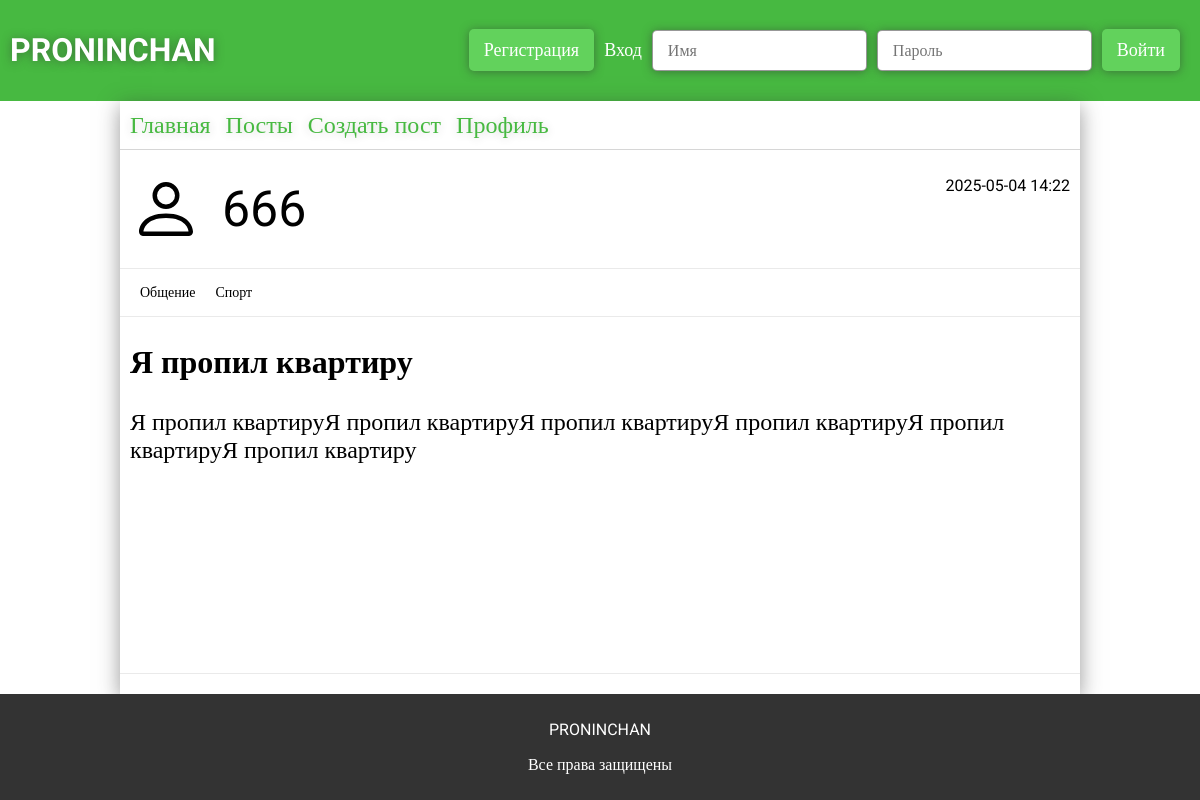
Page /post/7 on the committed database.
### app.py (models this page shows)
class Users(db.Model):
    __tablename__ = 'users'
    id = db.Column(db.Integer, primary_key=True)
    username = db.Column(db.String(32), unique=True, nullable=False)
    photo = db.Column(db.BLOB)
    email = db.Column(db.String(64), unique=True, nullable=False)
    password = db.Column(db.String(30), nullable=False)
    access = db.Column(db.String(64), nullable=False, default='user')

class ForumPosts(db.Model):
    __tablename__ = 'forum_posts'
    id = db.Column(db.Integer, primary_key=True)
    user_id = db.Column(db.Integer, db.ForeignKey('users.id'), nullable=False)
    theme = db.Column(db.String(124), nullable=False)
    text = db.Column(db.Text, nullable=False)
    section_id = db.Column(db.Integer, db.ForeignKey('forum_sections.id'), nullable=False)
    category_id = db.Column(db.Integer, db.ForeignKey('forum_categories.id'), nullable=False)
    created_at = db.Column(db.DateTime, default=datetime.now)
    user = db.relationship("Users", backref="posts")
    sections = db.relationship("ForumSections")
    categories = db.relationship("ForumCategory")

class ForumSections(db.Model):
    __tablename__ = 'forum_sections'
    id = db.Column(db.Integer, primary_key=True)
    section = db.Column(db.String(32), unique=True, nullable=False)
    category = db.relationship('ForumCategory', backref='section', lazy=True)
    posts = db.relationship('ForumPosts', backref='section', lazy=True)

class ForumCategory(db.Model):
    __tablename__ = 'forum_categories'
    id = db.Column(db.Integer, primary_key=True)
    category = db.Column(db.String(32), unique=True, nullable=False)
    section_id = db.Column(db.Integer, db.ForeignKey('forum_sections.id'), nullable=False)
    posts = db.relationship('ForumPosts', backref='category', lazy=True)

### app.py (the view)
@app.route('/post/<int:post>', methods=['GET','POST'])
def post(post):
    comments = ForumComments.query.filter_by(post_id=post).all()
    sections = ForumSections.query.all()
    category = ForumCategory.query.all()
    posts = ForumPosts.query.all()
    post = ForumPosts.query.get_or_404(post)
    return render_template('post.html', post=post, posts=posts, category=category, sections=sections, comments=comments)

### templates/post.html (shortened to what this page needs)
{% extends 'main.html' %}
{% block main %}
<link rel="stylesheet" href="{{url_for('static', filename='css/post.css')}}">
    <div class="post-created">
        <div>
            <img src="../static/img/person.svg" alt="" class="profile-img" />
            <p>{{post.user.username}}</p>
        </div>
        <p>{{post.created_at.strftime('%Y-%m-%d %H:%M')}}</p>
    </div>
    <div class="post-main">
        <div>
            <p>{{post.sections.section}}</p>
            <p>{{post.categories.category}}</p>
        </div>
        <h2>{{post.theme}}</h2>
        <p>{{post.text}}</p>
    </div>
    <div class="post-comments">
</div>
{% endblock %}

### static/css/base.css (style rules this page uses)
* { font-family: "Roboto"; }
body { margin: 0; padding: 0; display: flex; flex-direction: column; min-height: 100vh; }

### static/css/post.css (style rules this page uses)
.post-created { display: flex; justify-content: space-between; padding: 10px; border-bottom: 1px solid rgba(51, 51, 51, 0.1); }
.post-created div { display: flex; align-items: center; }
.post-created div img { width: 72px; }
.post-created div p { font-size: 50px; margin: 20px; }
.post-main { flex: 1; }
.post-main div { display: flex; border-bottom: 1px solid rgba(51, 51, 51, 0.1); padding: 10px; }
.post-main div p { font-size: 14px; margin: 5px 10px; }
.post-main h2 { margin-left: 10px; font-size: 32px; }
.post-main p { margin-left: 10px; font-size: 24px; }
.post-comments { border-top: 1px solid rgba(51, 51, 51, 0.1); padding: 10px; display: flex; }

### rows in the picture
Users: user.username "666"
ForumPosts: created_at "2025-05-04 14:22", theme "Я пропил квартиру", text "Я пропил квартируЯ пропил квартируЯ пропил квартируЯ пропил квартируЯ пропил квартируЯ пропил квартиру"
ForumSections: sections.section "Общение"
ForumCategory: categories.category "Спорт"
